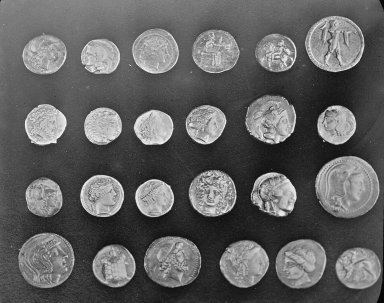
#> input picture skimage.data.coins(), 384 x 303 px
$ jupyter execute --allow-errors 00_images_are_arrays.ipynb   (shell and % lines are left out)
#> lines starting #> are read from the running program, lines starting #| are printed output that depends on the picture; after the words box and inside, x2 and y2 are one past the last pixel; in counts of white or black regions, pixels touching at a corner belong together; long printed decimals are rounded
<div style='font-size: 200%; line-height: 2;'>
To participate, you'll need to git clone (or download the .zip from GitHub):

<p>https://github.com/scikit-image/skimage-tutorials</p>
</div>

<p>You can do that in git using:</p>

<pre>git clone --depth=1 https://github.com/scikit-image/skimage-tutorials</pre>

<div style='font-size: 200%; line-height: 1.5;'>
If you have already cloned the material, please issue `git pull` now and reload the notebook to ensure that you have the latest updates.
</div>

# Images are numpy arrays

Images are represented in ``scikit-image`` using standard ``numpy`` arrays.  This allows maximum inter-operability with other libraries in the scientific Python ecosystem, such as ``matplotlib`` and ``scipy``.

Let's see how to build a grayscale image as a 2D array:

[cell 1]
import numpy as np
from matplotlib import pyplot as plt

random_image = np.random.random([500, 500])

plt.imshow(random_image, cmap='gray')
plt.colorbar();

The same holds for "real-world" images:

[cell 2]
from skimage import data

coins = data.coins()
#> coins is the input picture: shape (303, 384); min 1, max 252, mean 96.9

print('Type:', type(coins))
#| Type: <class 'numpy.ndarray'>
print('dtype:', coins.dtype)
#| dtype: uint8
print('shape:', coins.shape)
#| shape: (303, 384)

plt.imshow(coins, cmap='gray');

A color image is a 3D array, where the last dimension has size 3 and represents the red, green, and blue channels:

[cell 3]
cat = data.chelsea()
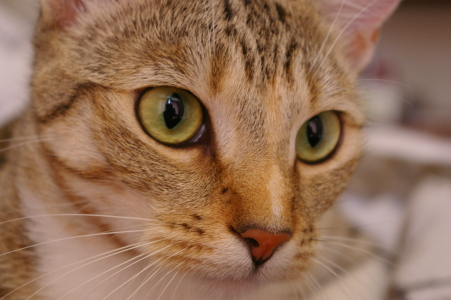
#> input picture skimage.data.chelsea(), 451 x 300 px
#> cat is the input picture: shape (300, 451, 3); mean R, G, B 147.7, 111.4, 86.8
print("Shape:", cat.shape)
#| Shape: (300, 451, 3)
print("Values min/max:", cat.min(), cat.max())
#| Values min/max: 0 231

plt.imshow(cat);

These are *just NumPy arrays*. E.g., we can make a red square by using standard array slicing and manipulation:

[cell 4]
cat[10:110, 10:110, :] = [255, 0, 0]  # [red, green, blue]
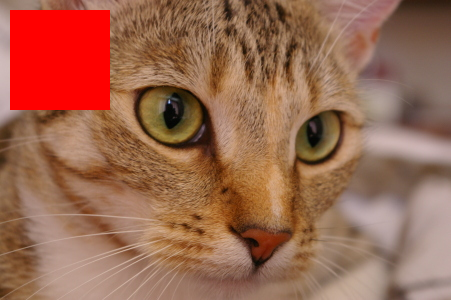
#> cat: shape (300, 451, 3); 7.39% of pixels changed, all inside (x1, y1, x2, y2) = (10, 10, 110, 110)
plt.imshow(cat);

Images can also include transparent regions by adding a 4th dimension, called an *alpha layer*.

### Other shapes, and their meanings

|Image type|Coordinates|
|:---|:---|
|2D grayscale|(row, column)|
|2D multichannel|(row, column, channel)|
|3D grayscale (or volumetric) |(plane, row, column)|
|3D multichannel|(plane, row, column, channel)|

## Displaying images using matplotlib

[cell 5]
from skimage import data

img0 = data.chelsea()
img1 = data.rocket()
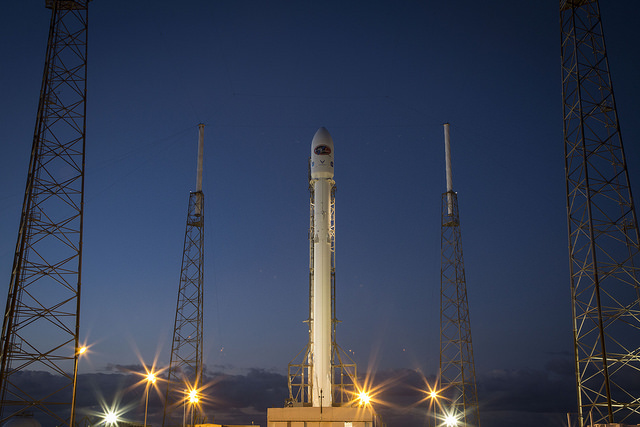
#> input picture skimage.data.rocket(), 640 x 427 px
#> img1 is the input picture: shape (427, 640, 3); mean R, G, B 52.3, 61.3, 82.3

[cell 6]
import matplotlib.pyplot as plt

f, (ax0, ax1) = plt.subplots(1, 2, figsize=(20, 10))

ax0.imshow(img0)
ax0.set_title('Cat', fontsize=18)
ax0.axis('off')

ax1.imshow(img1)
ax1.set_title('Rocket', fontsize=18)
ax1.set_xlabel(r'Launching position $\alpha=320$')

ax1.vlines([202, 300], 0, img1.shape[0], colors='magenta', linewidth=3, label='Side tower position')
ax1.plot([168, 190, 200], [400, 200, 300], color='white', linestyle='--', label='Side angle')

ax1.legend();
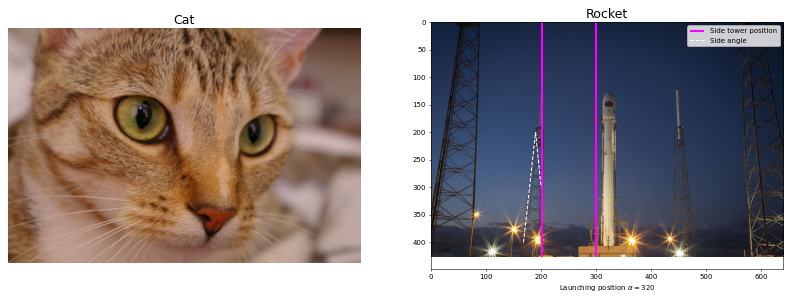
#> figure drawn by matplotlib, 2 panels

For more on plotting, see the [Matplotlib documentation](https://matplotlib.org/gallery/index.html#images-contours-and-fields) and [pyplot API](https://matplotlib.org/api/pyplot_summary.html).

## Data types and image values

In literature, one finds different conventions for representing image values:

```
  0 - 255   where  0 is black, 255 is white
  0 - 1     where  0 is black, 1 is white
```

``scikit-image`` supports both conventions--the choice is determined by the
data-type of the array.

E.g., here, I generate two valid images:

[cell 7]
linear0 = np.linspace(0, 1, 2500).reshape((50, 50))
linear1 = np.linspace(0, 255, 2500).reshape((50, 50)).astype(np.uint8)

print("Linear0:", linear0.dtype, linear0.min(), linear0.max())
print("Linear1:", linear1.dtype, linear1.min(), linear1.max())

fig, (ax0, ax1) = plt.subplots(1, 2, figsize=(15, 15))
ax0.imshow(linear0, cmap='gray')
ax1.imshow(linear1, cmap='gray');
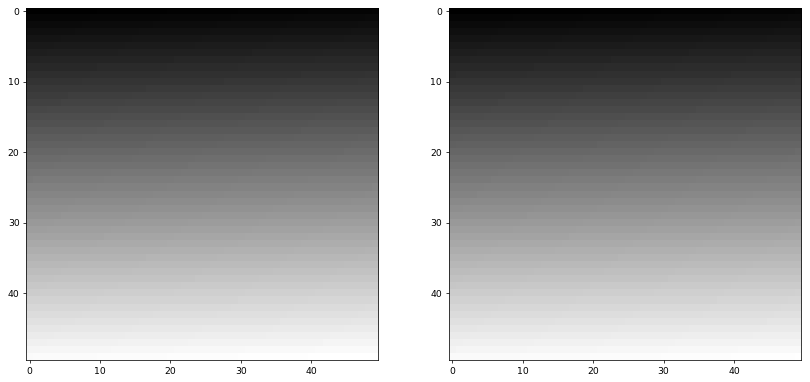
#> figure drawn by matplotlib, 2 panels

The library is designed in such a way that any data-type is allowed as input,
as long as the range is correct (0-1 for floating point images, 0-255 for unsigned bytes,
0-65535 for unsigned 16-bit integers).

You can convert images between different representations by using ``img_as_float``, ``img_as_ubyte``, etc.:

[cell 8]
from skimage import img_as_float, img_as_ubyte

image = data.chelsea()

image_ubyte = img_as_ubyte(image)
image_float = img_as_float(image)

print("type, min, max:", image_ubyte.dtype, image_ubyte.min(), image_ubyte.max())
#| type, min, max: uint8 0 231
print("type, min, max:", image_float.dtype, image_float.min(), image_float.max())
#| type, min, max: float64 0.0 0.9059
print()
print("231/255 =", 231/255.)

Your code would then typically look like this:

```python
def my_function(any_image):
   float_image = img_as_float(any_image)
   # Proceed, knowing image is in [0, 1]
```

We recommend using the floating point representation, given that
``scikit-image`` mostly uses that format internally.

## Image I/O

Mostly, we won't be using input images from the scikit-image example data sets.  Those images are typically stored in JPEG or PNG format.  Since scikit-image operates on NumPy arrays, *any* image reader library that provides arrays will do.  Options include imageio, matplotlib, pillow, etc.

scikit-image conveniently wraps many of these in the `io` submodule, and will use whichever of the libraries mentioned above are installed:

[cell 9]
from skimage import io

image = io.imread('../images/balloon.jpg')
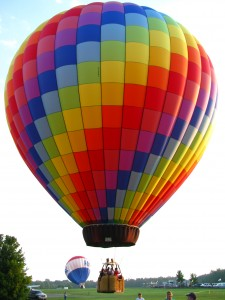
#> input picture images/balloon.jpg, 225 x 300 px
#> image is the input picture: shape (300, 225, 3); mean R, G, B 170.1, 140.5, 129.3

print(type(image))
#| <class 'numpy.ndarray'>
print(image.dtype)
#| uint8
print(image.shape)
#| (300, 225, 3)
print(image.min(), image.max())
#| 0 255

plt.imshow(image);

We also have the ability to load multiple images, or multi-layer TIFF images:

[cell 10]
ic = io.ImageCollection('../images/*.png:../images/*.jpg')
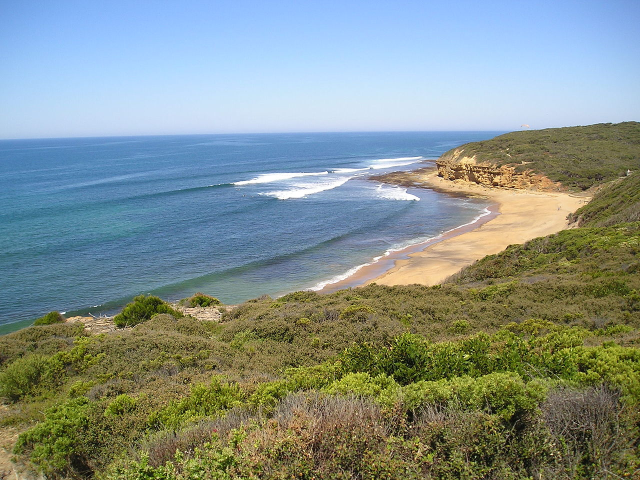
#> input picture images/Bells-Beach.jpg, 1280 x 960 px (shown at 1/2 size)
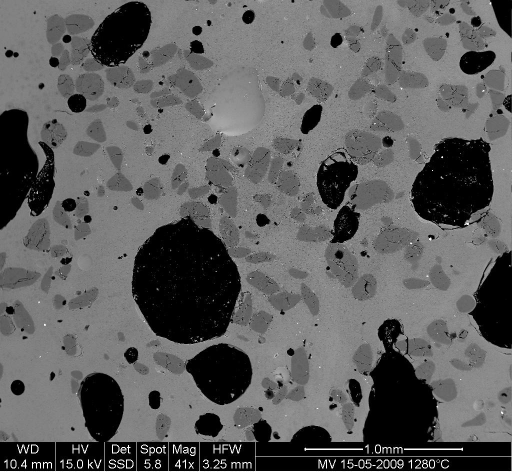
#> input picture images/bubbles.jpg, 1024 x 943 px (shown at 1/2 size)
#> ic = 3 items

print('Type:', type(ic))
#| Type: <class 'list'>

#> (the rest of this cell did not finish here and is left out)

[cell 11]
import os

f, axes = plt.subplots(nrows=3, ncols=len(ic) // 3 + 1, figsize=(20, 5))

# subplots returns the figure and an array of axes
# we use `axes.ravel()` to turn these into a list
axes = axes.ravel()

for ax in axes:
    ax.axis('off')
#> this loop made 6 passes

#> (the rest of this cell did not finish here and is left out)

### Aside: `enumerate`

`enumerate` gives us each element in a container, along with its position.

[cell 12]
animals = ['cat', 'dog', 'leopard']

[cell 13]
for i, animal in enumerate(animals):
    print('The animal in position {} is {}'.format(i, animal))

## <span class="exercize">Exercise: draw the letter H</span>

Define a function that takes as input an RGB image and a pair of coordinates (row, column), and returns a copy with a green letter H overlaid at those coordinates. The coordinates point to the top-left corner of the H.

The arms and strut of the H should have a width of 3 pixels, and the H itself should have a height of 24 pixels and width of 20 pixels.

Start with the following template:

[cell 14]
def draw_H(image, coords, color=(0, 255, 0)):
    out = image.copy()

    ...

    return out

Test your function like so:

[cell 15]
cat = data.chelsea()
cat_H = draw_H(cat, (50, -50))
plt.imshow(cat_H);

## <span class="exercize">Exercise: visualizing RGB channels</span>

Display the different color channels of the image along (each as a gray-scale image).  Start with the following template:

[cell 16]
# --- read in the image ---

image = plt.imread('../images/Bells-Beach.jpg')
#> image is the input picture: shape (960, 1280, 3); mean R, G, B 131.7, 145, 139.4

# --- assign each color channel to a different variable ---

r = ... # FIXME: grab channel from image...
g = ... # FIXME
b = ... # FIXME

# --- display the image and r, g, b channels ---

f, axes = plt.subplots(1, 4, figsize=(16, 5))

for ax in axes:
    ax.axis('off')

(ax_r, ax_g, ax_b, ax_color) = axes

#> (the rest of this cell did not finish here and is left out)

Now, take a look at the following R, G, and B channels.  How would their combination look? (Write some code to confirm your intuition.)

[cell 17]
from skimage import draw

red = np.zeros((300, 300))
green = np.zeros((300, 300))
blue = np.zeros((300, 300))

r, c = draw.disk(center=(100, 100), radius=100)
red[r, c] = 1

r, c = draw.disk(center=(100, 200), radius=100)
green[r, c] = 1

r, c = draw.disk(center=(200, 150), radius=100)
blue[r, c] = 1

f, axes = plt.subplots(1, 3)
for (ax, channel) in zip(axes, [red, green, blue]):
    ax.imshow(channel, cmap='gray')
    ax.axis('off')
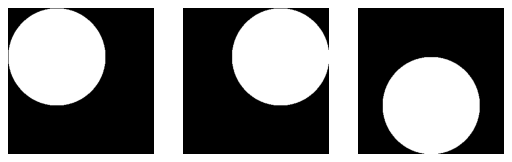
#> figure drawn by matplotlib, 3 panels

## Exercise: Convert to grayscale ("black and white")

The *relative luminance* of an image is the intensity of light coming from each point. Different colors contribute differently to the luminance: it's very hard to have a bright, pure blue, for example. So, starting from an RGB image, the luminance is given by:

$$
Y = 0.2126R + 0.7152G + 0.0722B
$$

Use Python 3.5's matrix multiplication, `@`, to convert an RGB image to a grayscale luminance image according to the formula above.

Compare your results to that obtained with `skimage.color.rgb2gray`.

Change the coefficients to 1/3 (i.e., take the mean of the red, green, and blue channels, to see how that approach compares with `rgb2gray`).

[cell 18]
from skimage import color, img_as_float

image = img_as_float(io.imread('../images/balloon.jpg'))
#> image: shape (300, 225, 3) float64

gray = color.rgb2gray(image)
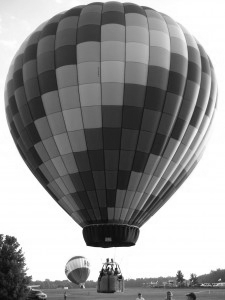
#> gray: shape (300, 225) float64; min 0.0331, max 1, mean 0.572
my_gray = ...  # FIXME

# --- display the results ---

f, (ax0, ax1) = plt.subplots(1, 2, figsize=(10, 6))

ax0.imshow(gray, cmap='gray')
ax0.set_title('skimage.color.rgb2gray')

#> (the rest of this cell did not finish here and is left out)
